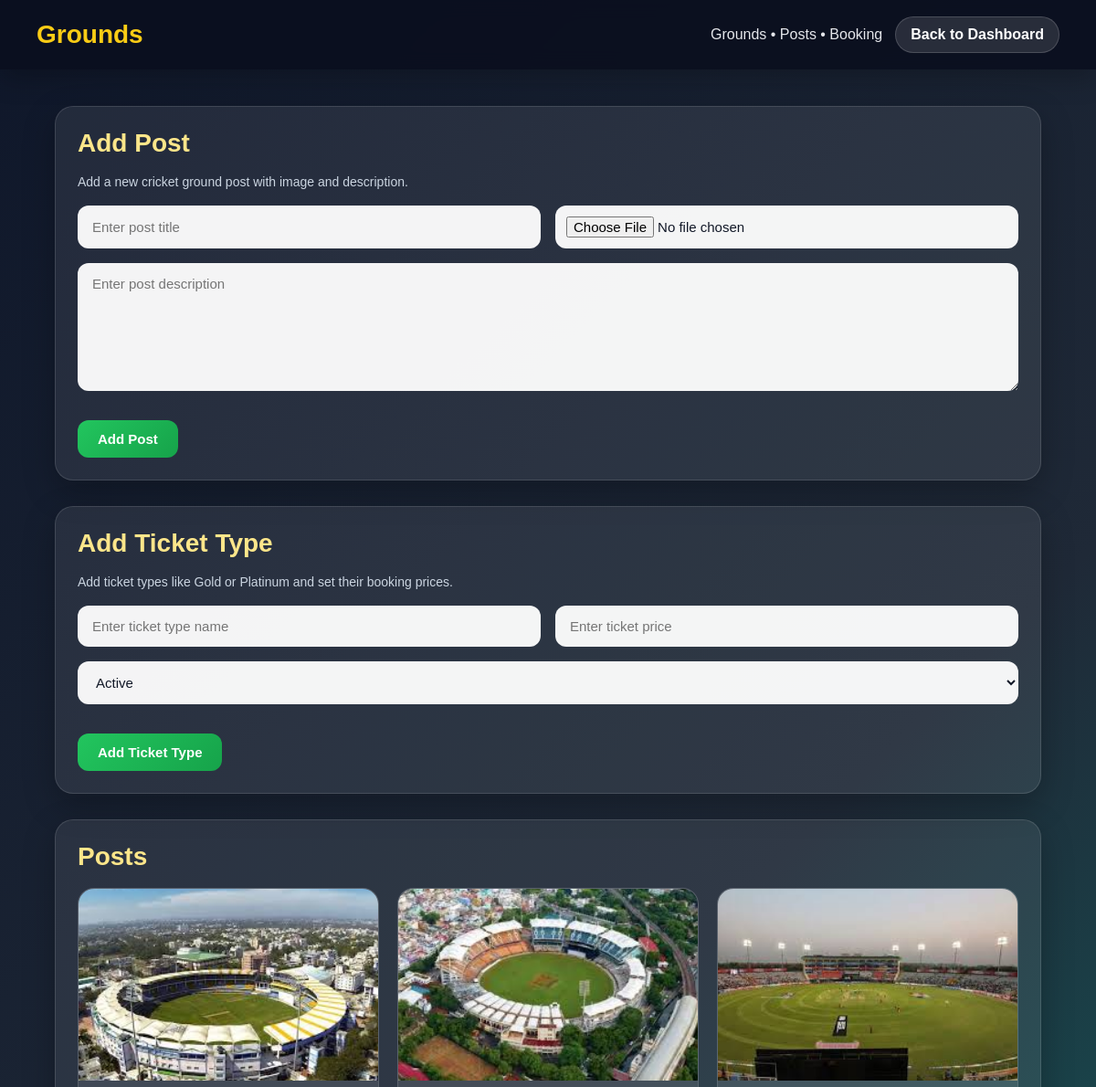
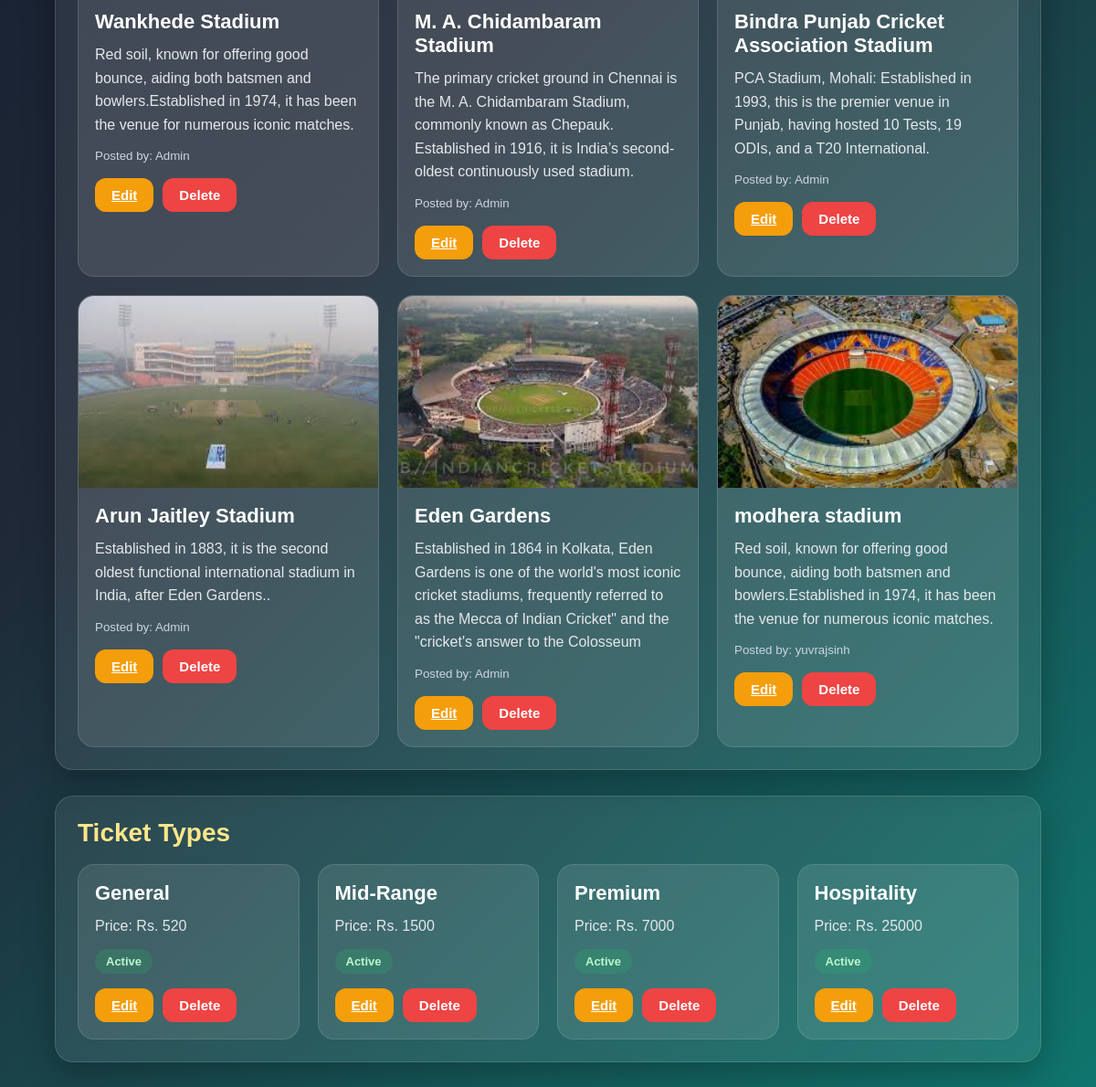
The page /adminpenal/grounds/ on the database its author committed (2 pictures, top to bottom).
### adminpenal/models.py (models this page shows, shortened)
class Post(models.Model):
    title = models.CharField(max_length=100)
    description = models.TextField()
    author = models.ForeignKey(User, on_delete=models.CASCADE, null=True, blank=True)
    image = models.ImageField(upload_to='posts/', blank=True, null=True)

class TicketType(models.Model):
    name = models.CharField(max_length=100, unique=True)
    price = models.PositiveIntegerField()
    is_active = models.BooleanField(default=True)
    class Meta:
        ordering = ['price', 'name']

### adminpenal/views.py (the view)
# urls.py: path("grounds/", views.ground, name="grounds"),
def ground(request):
    edit_post = None
    edit_ticket = None
    edit_id = request.GET.get("edit")
    edit_ticket_id = request.GET.get("edit_ticket")
    if edit_id:
        edit_post = get_object_or_404(Post, pk=edit_id)
    if edit_ticket_id:
        edit_ticket = get_object_or_404(TicketType, pk=edit_ticket_id)
    if request.method == "POST":
        form_type = request.POST.get("form_type", "post")
        if form_type == "ticket":
            ticket_id = request.POST.get("ticket_id")
            instance = get_object_or_404(TicketType, pk=ticket_id) if ticket_id else None
            ticket_form = TicketTypeForm(request.POST, instance=instance)
            if ticket_form.is_valid():
                ticket_form.save()
                return redirect('grounds')
            form = PostForm(instance=edit_post)
        else:
            post_id = request.POST.get("post_id")
            instance = get_object_or_404(Post, pk=post_id) if post_id else None
            form = PostForm(request.POST, request.FILES, instance=instance)
            if form.is_valid():
                post = form.save(commit=False)
                if not post.author_id:
                    post.author = request.user if request.user.is_authenticated else None
                post.save()
                return redirect('grounds')
            ticket_form = TicketTypeForm(instance=edit_ticket)
    else:
        form = PostForm(instance=edit_post)
        ticket_form = TicketTypeForm(instance=edit_ticket)
    posts = Post.objects.all()
    ticket_types = TicketType.objects.all()
    return render(request, "adminpenal/ground.html", {
        "form": form,
        "ticket_form": ticket_form,
        "posts": posts,
        "ticket_types": ticket_types,
        "edit_post": edit_post,
        "edit_ticket": edit_ticket,
    })

### adminpenal/forms.py
class PostForm(forms.ModelForm):
    class Meta:
        model = Post
        fields = ['title', 'description', 'image']

class TicketTypeForm(forms.ModelForm):
    class Meta:
        model = TicketType
        fields = ['name', 'price', 'is_active']

### adminpenal/templates/adminpenal/ground.html (shortened to what this page needs)
{% load static %}
<!DOCTYPE html>
<html lang="en">
<head>
</head>
<body>
  <div class="navbar">
    <h1>Grounds</h1>
    <div class="nav-actions">
      <div class="menu">Grounds • Posts • Booking</div>
      <a href="{% url 'admin_dashboard' %}" class="dashboard-link">Back to Dashboard</a>
    </div>
  </div>
  <div class="container">
    <div class="card">
      <h2 class="section-title">{% if edit_post %}Update Post{% else %}Add Post{% endif %}</h2>
      <p class="section-subtitle">
        {% if edit_post %}
          Edit the selected post details below.
        {% else %}
          Add a new cricket ground post with image and description.
        {% endif %}
      </p>
      <form method="POST" enctype="multipart/form-data">
        <div class="add-form">
          <input type="text" name="title" placeholder="Enter post title" value="{{ form.title.value|default:'' }}" required>
          <input type="file" name="image" accept="image/*">
          <textarea name="description" placeholder="Enter post description" required>{{ form.description.value|default:'' }}</textarea>
        </div>
        <div class="action-row">
          <button type="submit" class="btn {% if edit_post %}btn-update{% else %}btn-add{% endif %}">
            {% if edit_post %}Update{% else %}Add Post{% endif %}
          </button>
        </div>
      </form>
    </div>
    <div class="card">
      <h2 class="section-title">{% if edit_ticket %}Update Ticket Type{% else %}Add Ticket Type{% endif %}</h2>
      <p class="section-subtitle">
        {% if edit_ticket %}
          Update the selected ticket type and price below.
        {% else %}
          Add ticket types like Gold or Platinum and set their booking prices.
        {% endif %}
      </p>
      <form method="POST">
        <div class="add-form">
          <input type="text" name="name" placeholder="Enter ticket type name" value="{{ ticket_form.name.value|default:'' }}" required>
          <input type="number" name="price" placeholder="Enter ticket price" min="0" value="{{ ticket_form.price.value|default:'' }}" required>
          <select name="is_active" class="full-width">
            <option value="True" {% if ticket_form.is_active.value != False and ticket_form.is_active.value != 'False' %}selected{% endif %}>Active</option>
          </select>
        </div>
        <div class="action-row">
          <button type="submit" class="btn {% if edit_ticket %}btn-update{% else %}btn-add{% endif %}">
            {% if edit_ticket %}Update Ticket Type{% else %}Add Ticket Type{% endif %}
          </button>
        </div>
      </form>
    </div>
    <div class="card">
      <h2 class="section-title">Posts</h2>
      <div class="posts-grid">
        {% for post in posts %}
        <div class="post-card">
          {% if post.image %}
            <img src="{{ post.image.url }}" alt="{{ post.title }}" class="post-image">
          {% endif %}
          <div class="post-content">
            <h3>{{ post.title }}</h3>
            <p>{{ post.description }}</p>
            <small>Posted by: {% if post.author %}{{ post.author.username }}{% else %}Admin{% endif %}</small>
            <div class="action-row">
              <a href="{% url 'grounds' %}?edit={{ post.id }}" class="btn btn-edit">Edit</a>
              <form method="POST" action="{% url 'delete_post' post.id %}" class="inline-form">
                <button type="submit" class="btn btn-delete">Delete</button>
              </form>
            </div>
          </div>
        </div>
        {% empty %}
          <p class="empty-msg">No posts available</p>
        {% endfor %}
      </div>
    </div>
    <div class="card">
      <h2 class="section-title">Ticket Types</h2>
      <div class="ticket-grid">
        {% for ticket in ticket_types %}
        <div class="post-card">
          <div class="post-content">
            <h3>{{ ticket.name }}</h3>
            <p>Price: Rs. {{ ticket.price }}</p>
            <small>
              <span class="status-badge {% if not ticket.is_active %}inactive{% endif %}">
                {% if ticket.is_active %}Active{% else %}Inactive{% endif %}
              </span>
            </small>
            <div class="action-row">
              <a href="{% url 'grounds' %}?edit_ticket={{ ticket.id }}" class="btn btn-edit">Edit</a>
              <form method="POST" action="{% url 'delete_ticket_type' ticket.id %}" class="inline-form">
                <button type="submit" class="btn btn-delete">Delete</button>
              </form>
            </div>
          </div>
        </div>
        {% empty %}
          <p class="empty-msg">No ticket types available</p>
        {% endfor %}
      </div>
    </div>
  </div>
</body>
</html>

### adminpenal/templates/adminpenal/ground.html (style rules this page uses)
* { margin: 0; padding: 0; box-sizing: border-box; font-family: Arial, sans-serif; }
body { min-height: 100vh; background: linear-gradient(135deg, #0f172a, #1f2937, #0f766e); color: #fff; }
.navbar { background: rgba(10, 15, 30, 0.9); backdrop-filter: blur(10px); padding: 18px 40px; display: flex; justify-content: space-between; align-items: center; box-shadow: 0 8px 30px rgba(0,0,0,0.25); position: sticky; top: 0; z-index: 10; }
.nav-actions { display: flex; align-items: center; gap: 14px; flex-wrap: wrap; }
.navbar h1 { font-size: 28px; color: #facc15; font-weight: 700; }
.navbar .menu { color: #e5e7eb; font-size: 16px; }
.dashboard-link { display: inline-flex; align-items: center; justify-content: center; padding: 10px 16px; border-radius: 999px; text-decoration: none; color: #fff; font-weight: 700; background: rgba(255, 255, 255, 0.12); border: 1px solid rgba(255, 255, 255, 0.16); transition: 0.3s ease; }
.container { width: 90%; max-width: 1200px; margin: 40px auto; }
.card { background: rgba(255, 255, 255, 0.08); border: 1px solid rgba(255,255,255,0.12); border-radius: 20px; padding: 24px; margin-bottom: 28px; box-shadow: 0 12px 35px rgba(0,0,0,0.25); }
.section-title { font-size: 28px; margin-bottom: 18px; color: #fde68a; }
.section-subtitle { color: #cbd5e1; margin-bottom: 18px; font-size: 14px; }
.add-form { display: grid; grid-template-columns: 1fr 1fr; gap: 16px; }
.add-form input, .add-form textarea, .add-form select { width: 100%; padding: 14px 16px; border: none; outline: none; border-radius: 12px; background: rgba(255,255,255,0.95); color: #111827; font-size: 15px; }
.add-form textarea { grid-column: 1 / -1; min-height: 140px; resize: vertical; }
.add-form .full-width { grid-column: 1 / -1; }
.add-form input[type="file"] { padding: 12px; background: rgba(255,255,255,0.95); }
.btn { border: none; padding: 12px 22px; border-radius: 12px; cursor: pointer; font-weight: 700; font-size: 15px; transition: 0.3s ease; }
.btn-add { margin-top: 16px; background: linear-gradient(135deg, #22c55e, #16a34a); color: #fff; }
.btn-edit { background: #f59e0b; color: #fff; padding: 10px 18px; }
.btn-delete { background: #ef4444; color: #fff; padding: 10px 18px; }
.posts-grid { display: grid; grid-template-columns: repeat(auto-fit, minmax(280px, 1fr)); gap: 20px; }
.ticket-grid { display: grid; grid-template-columns: repeat(auto-fit, minmax(240px, 1fr)); gap: 20px; }
.post-card { background: rgba(255,255,255,0.10); border: 1px solid rgba(255,255,255,0.12); border-radius: 18px; overflow: hidden; transition: 0.3s ease; }
.post-image { width: 100%; height: 210px; object-fit: cover; display: block; }
.post-content { padding: 18px; }
.post-content h3 { font-size: 22px; margin-bottom: 10px; color: #ffffff; }
.post-content p { color: #e5e7eb; line-height: 1.6; margin-bottom: 12px; }
.post-content small { color: #cbd5e1; }
.action-row { display: flex; flex-wrap: wrap; gap: 10px; margin-top: 16px; }
.inline-form { display: inline-block; }
.status-badge { display: inline-flex; align-items: center; justify-content: center; padding: 6px 12px; border-radius: 999px; font-size: 13px; font-weight: 700; background: rgba(34, 197, 94, 0.18); color: #bbf7d0; }

### rows shown on the page
Post: image (picture), title "Wankhede Stadium", description "Red soil, known for offering good bounce, aiding both batsmen and bowlers.Established in 1974, it has been the venue for numerous iconic matches.", shows "Admin"
Post: image (picture), title "M. A. Chidambaram Stadium", description "The primary cricket ground in Chennai is the M. A. Chidambaram Stadium, commonly known as Chepauk. Established in 1916, it is India’s second-oldest continuously used stadium.", shows "Admin"
Post: image (picture), title "Bindra Punjab Cricket Association Stadium", description "PCA Stadium, Mohali: Established in 1993, this is the premier venue in Punjab, having hosted 10 Tests, 19 ODIs, and a T20 International.", shows "Admin"
Post: image (picture), title "Arun Jaitley Stadium", description "Established in 1883, it is the second oldest functional international stadium in India, after Eden Gardens..", shows "Admin"
Post: image (picture), title "Eden Gardens", description "Established in 1864 in Kolkata, Eden Gardens is one of the world's most iconic cricket stadiums, frequently referred to as the Mecca of Indian Cricket\" and the \"cricket's answer to the Colosseum", shows "Admin"
Post: image (picture), title "modhera stadium", description "Red soil, known for offering good bounce, aiding both batsmen and bowlers.Established in 1974, it has been the venue for numerous iconic matches.", author.username "yuvrajsinh"
TicketType: name "General", price "520", is_active "Active"
TicketType: name "Mid-Range", price "1500", is_active "Active"
TicketType: name "Premium", price "7000", is_active "Active"
TicketType: name "Hospitality", price "25000", is_active "Active"
